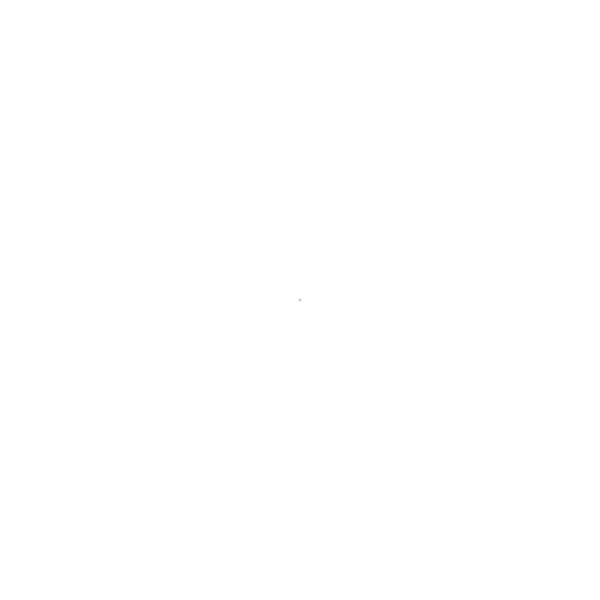
Frame 1 (no input)
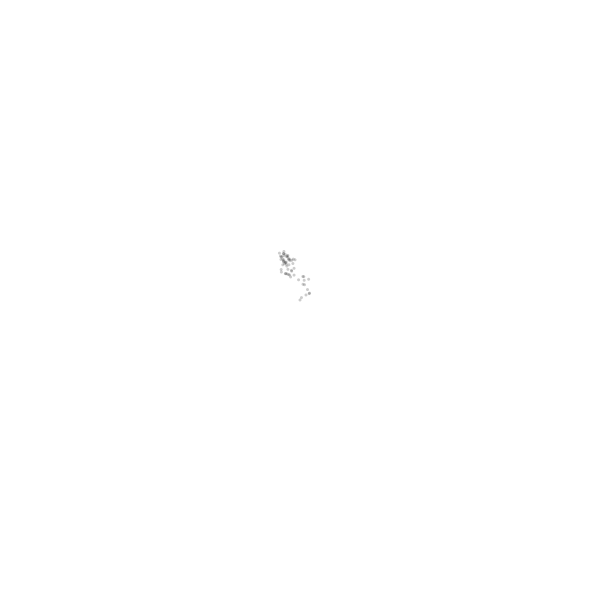
Frame 60 (the mouse pressed at the canvas centre just before this capture)
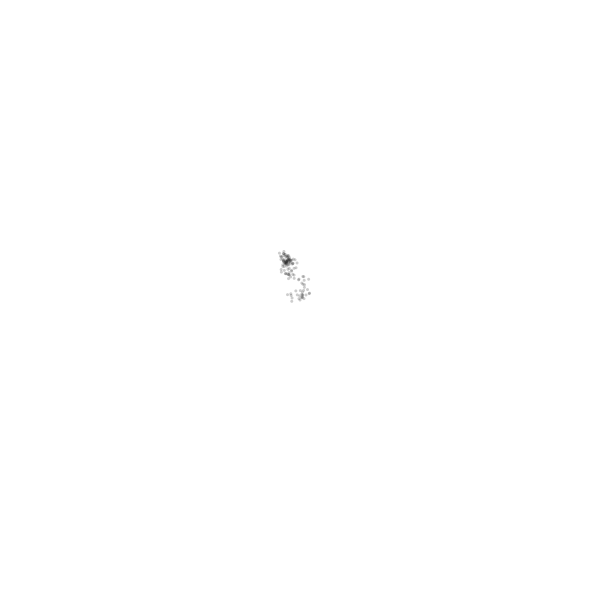
Frame 120 (the mouse held since frame 60 and released just before this capture)

The Processing sketch that drew these frames (run headless with seeded random() and noise(); from frame 60 on, the mouse is pressed at the canvas centre):

// Processing sketch: s11_random_walk
// ── s11_random_walk.pde
float x, y;
void setup() {
  size(600, 600);
  background(255);
  noStroke();
  fill(0, 50);
  x = width/2;
  y = height/2;
}

void draw() {
  ellipse(x, y, 3, 3);
  x = x + random(-5, 5);
  y = y + random(-5, 5);
}

void keyPressed() {
  // note the single quotes (not double!)
  if(key == 's') {
    save("result.png");
  }
}
